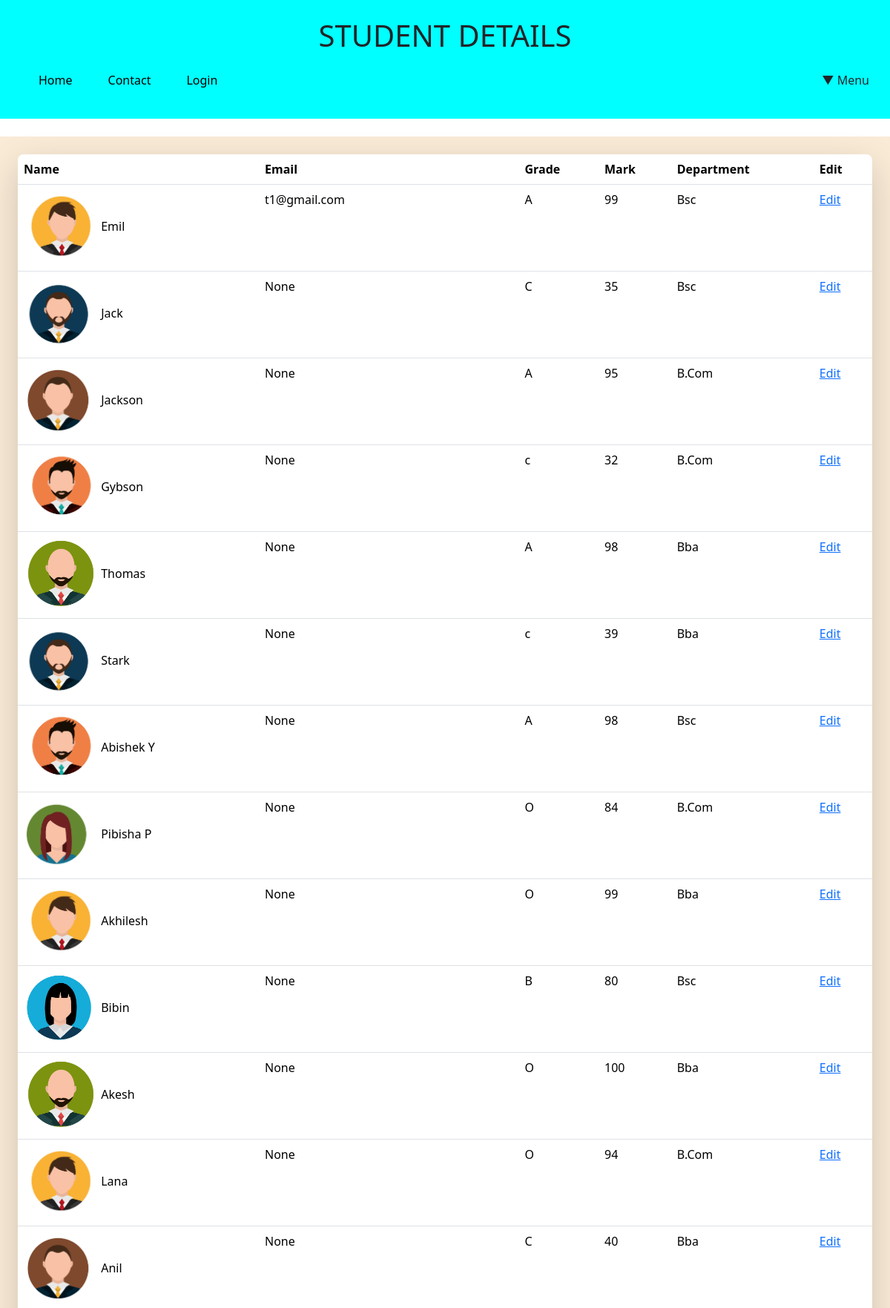
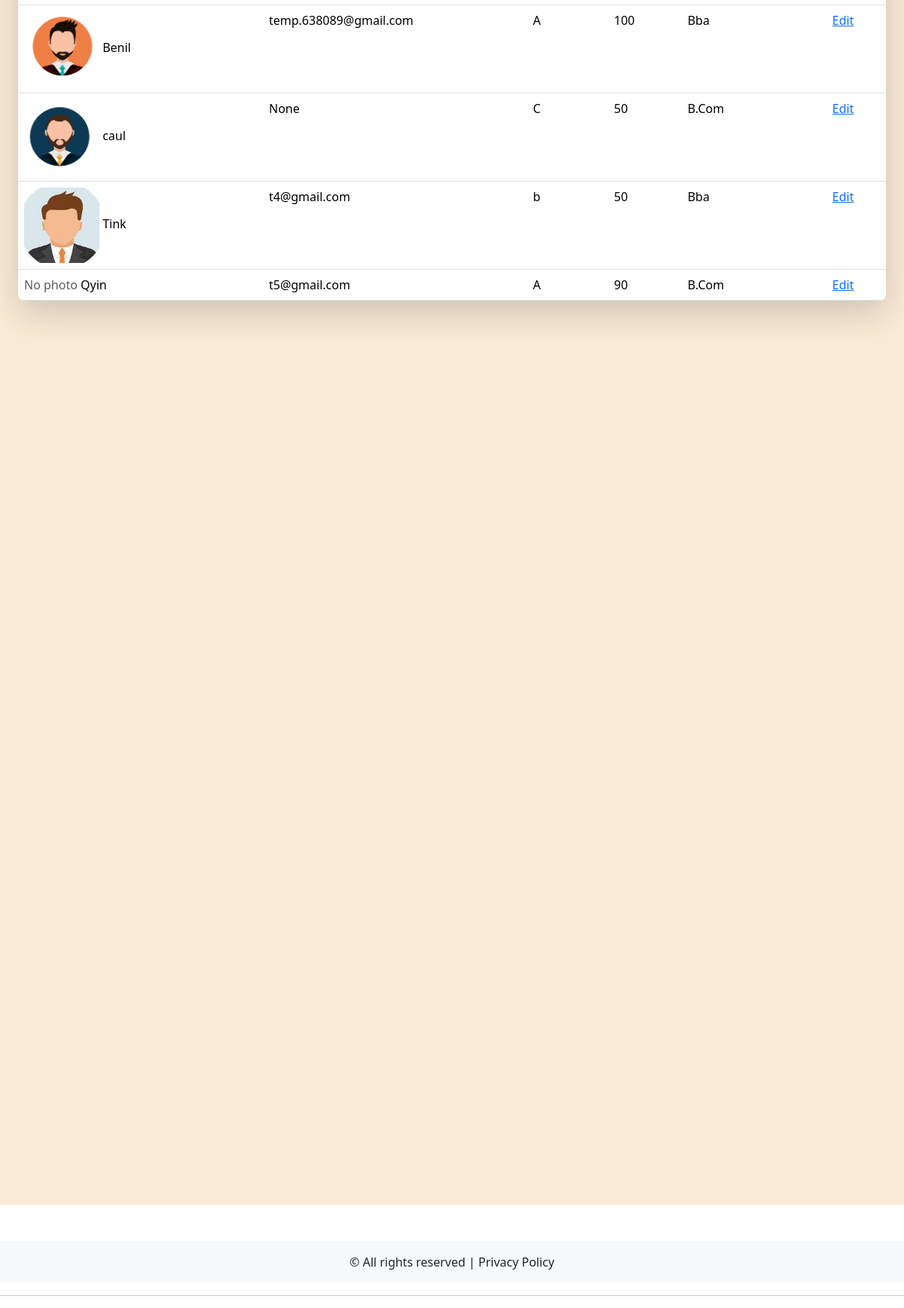
The app's page /edit_stud with its own data (2 pictures, top to bottom).
### student/models.py (models this page shows, shortened)
class student(models.Model):
    DEPARTMENT_CHOICES = [
        ('Bsc','Bsc'),
        ('B.Com','B.Com'),
        ('Bba','Bba')
    ]
    name=models.CharField(max_length=255,null=True)
    email = models.EmailField(unique=True, null=True, blank=True)
    deaprtment=models.CharField(max_length=255,choices=DEPARTMENT_CHOICES)
    grade=models.CharField(max_length=2,null=True)
    mark=models.IntegerField(default=0)
    image = models.ImageField(upload_to='student_images/', null=True, blank=True)

### student/views.py (the view)
# urls.py: path('edit_stud',views.edit_stud,name='edit_stud'),
def edit_stud(request):
    mymem=student.objects.all()
    con={
        'mymem':mymem,
    }
    return render(request,'edit.html',con)

### student/templates/edit.html (shortened to what this page needs)
{% extends 'base.html' %}
{% block content %}
<body>
        <div id="d1" class="pt-4">
        <div class="overflow-auto rounded-3 shadow-lg mx-4">
        <table class="table mb-0 table-hover">
        <thead><tr><th>Name</th><th>Email</th><th>Grade</th><th>Mark</th><th>Department</th><th>Edit</th></tr></thead>
         {% for x in mymem %}
         <tr class="bg-warning">
             <td>
                <span>
                {% if x.image %}
                <img src="{{ x.image.url }}"
                alt="{{ x.name }} Profile"
                width="100"
                height="100"
                style="object-fit: cover; height: 100px;"
                loading="lazy">
                {% else %}
                    <span class="text-muted"> No photo</span>
                {% endif %}
                </span>{{ x.name }}
             </td>
             <td>{{ x.email }}</td>
             <td>{{ x.grade }}</td>
             <td>{{ x.mark }}</td>
             <td>{{ x.deaprtment }}</td>
             <td><a href="{% url 'edit' x.id %}">Edit</a></td>
         </tr>
         {% endfor %}
        </table>
        </div>
        </div>
</body>
{% endblock %}

### student/templates/base.html (shortened to what this page needs)
{% load static %}
<!DOCTYPE html>
<html lang="en">
<head>
    <link rel="stylesheet" href="{% static 'mycss.css' %}">
    <link href="https://cdn.jsdelivr.net/npm/bootstrap@5.3.2/dist/css/bootstrap.min.css" rel="stylesheet">
    <link rel="stylesheet" href="https://cdnjs.cloudflare.com/ajax/libs/font-awesome/4.7.0/css/font-awesome.min.css">
</head>
<body>
    <header>
        <h1>STUDENT DETAILS</h1>
        <nav class="navbar px-3">
            <div class="container-fluid d-flex justify-content-between align-items-center">
                <ul class="nav">
                    <li class="nav-item">
                        <a class="nav-link text-black mx-2 hover-underline {% if request.path == '/' %}active{% endif %}" href="{% url 'home' %}">Home</a>
                    </li>
                    <li class="nav-item">
                        <a class="nav-link text-black mx-2 hover-underline {% if request.path == '/contact/' %}active{% endif %}" href="{% url 'contact' %}">Contact</a>
                    </li>
                    {% if user.is_authenticated %}
                        <li class="nav-item">
                            <a class="nav-link text-black mx-2 hover-underline" href="{% url 'logout' %}">Logout</a>
                        </li>
                    {% else %}
                        <li class="nav-item">
                            <a class="nav-link text-black mx-2 hover-underline {% if request.path == '/login/' %}active{% endif %}" href="{% url 'login' %}">Login</a>
                        </li>
                    {% endif %}
                </ul>
                <ul class="nav">
                    <li class="nav-item" id="i1" style="cursor: pointer;">
                        ▼ Menu
                    </li>
                </ul>
            </div>
        </nav>
    </header>
    {% block content %}
    {% endblock %}
    <footer id="f1" class="mt-5 bg-light py-3">© All rights reserved | Privacy Policy</footer>
    <hr>
</body>
</html>

### student/static/mycss.css (style rules this page uses)
header { text-align: center; background-color: aqua; padding: 2% 0; }
#d1 { background-color: antiquewhite; padding-bottom: 100%; margin-top: 2%; }
footer { background-color: azure; text-align: center; padding: 10px 0; }
nav { margin-left: auto; display: flex; gap: 10px; justify-content: center; }
a { color:inherit; text-decoration: none; }

### records on screen
student: image (picture), name "Emil", email "t1@gmail.com", grade "A", mark "99", deaprtment "Bsc"
student: image (picture), name "Jack", email "None", grade "C", mark "35", deaprtment "Bsc"
student: image (picture), name "Jackson", email "None", grade "A", mark "95", deaprtment "B.Com"
student: image (picture), name "Gybson", email "None", grade "c", mark "32", deaprtment "B.Com"
student: image (picture), name "Thomas", email "None", grade "A", mark "98", deaprtment "Bba"
student: image (picture), name "Stark", email "None", grade "c", mark "39", deaprtment "Bba"
student: image (picture), name "Abishek Y", email "None", grade "A", mark "98", deaprtment "Bsc"
student: image (picture), name "Pibisha P", email "None", grade "O", mark "84", deaprtment "B.Com"
student: image (picture), name "Akhilesh", email "None", grade "O", mark "99", deaprtment "Bba"
student: image (picture), name "Bibin", email "None", grade "B", mark "80", deaprtment "Bsc"
student: image (picture), name "Akesh", email "None", grade "O", mark "100", deaprtment "Bba"
student: image (picture), name "Lana", email "None", grade "O", mark "94", deaprtment "B.Com"
student: image (picture), name "Anil", email "None", grade "C", mark "40", deaprtment "Bba"
student: image (picture), name "Benil", email "temp.638089@gmail.com", grade "A", mark "100", deaprtment "Bba"
student: image (picture), name "caul", email "None", grade "C", mark "50", deaprtment "B.Com"
student: image (picture), name "Tink", email "t4@gmail.com", grade "b", mark "50", deaprtment "Bba"
student: image "No photo", name "Qyin", email "t5@gmail.com", grade "A", mark "90", deaprtment "B.Com"
